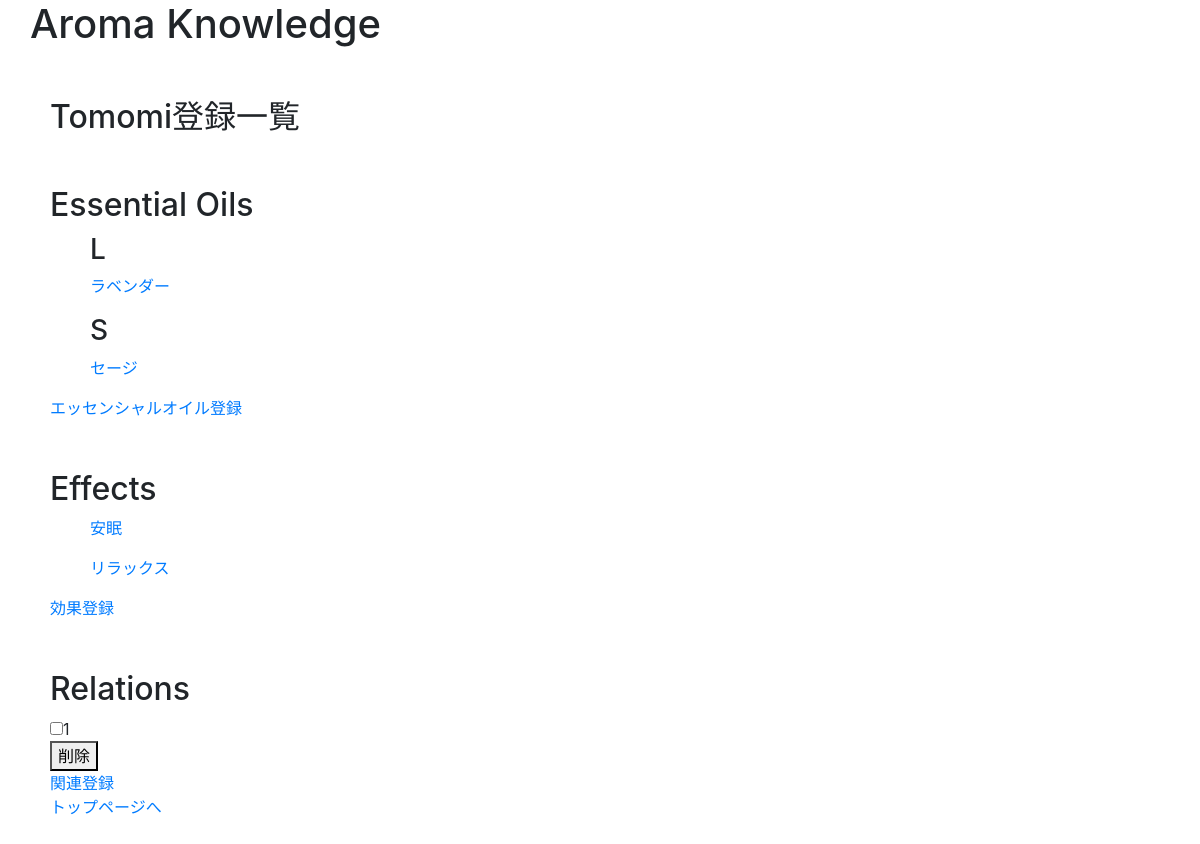
The page /register_list.php (signed in) on the database as committed earlier.
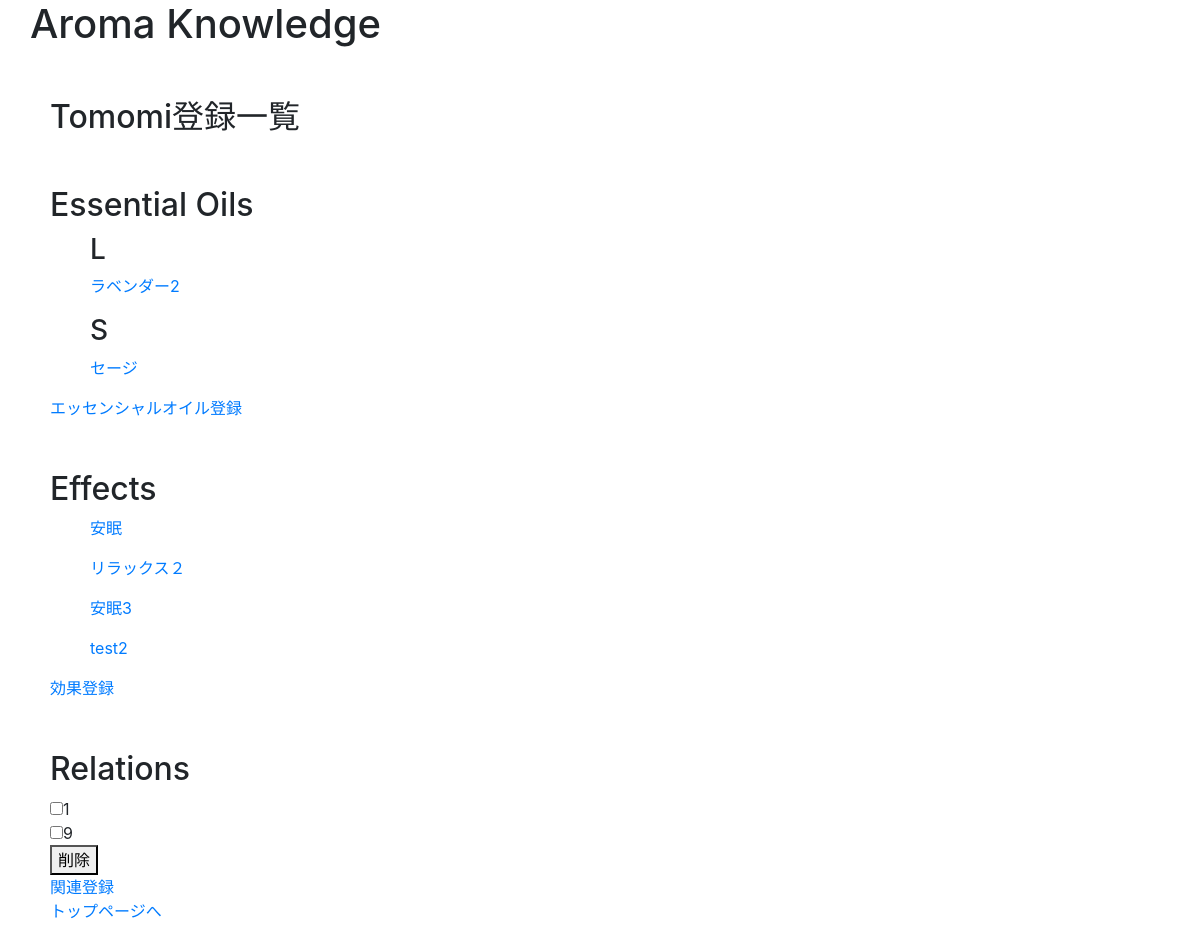
The same page on the database as committed later.
### tables this page shows
CREATE TABLE `essential_oils` (
  `id` int(11) NOT NULL AUTO_INCREMENT,
  `name` varchar(255) NOT NULL,
  `scientific_name` varchar(255) NOT NULL,
  `plant_name` varchar(255) NOT NULL,
  `extraction` varchar(255) NOT NULL,
  `aroma` varchar(255) NOT NULL,
  `caution` varchar(255) NOT NULL,
  `english_name` varchar(255) NOT NULL,
  `user_id` int(11) NOT NULL,
  `image` varchar(255) NOT NULL,
  `created_at` timestamp NOT NULL DEFAULT CURRENT_TIMESTAMP,
  PRIMARY KEY (`id`),
  KEY `user_id` (`user_id`),
  CONSTRAINT `essential_oils_ibfk_1` FOREIGN KEY (`user_id`) REFERENCES `users` (`id`) ON DELETE CASCADE ON UPDATE CASCADE
);

CREATE TABLE `effects` (
  `id` int(11) NOT NULL AUTO_INCREMENT,
  `effect` varchar(255) NOT NULL,
  `content` varchar(255) NOT NULL,
  `caution` varchar(255) NOT NULL,
  `user_id` int(11) NOT NULL,
  `created_at` timestamp NOT NULL DEFAULT CURRENT_TIMESTAMP,
  PRIMARY KEY (`id`),
  KEY `user_id` (`user_id`),
  CONSTRAINT `effects_ibfk_1` FOREIGN KEY (`user_id`) REFERENCES `users` (`id`) ON DELETE CASCADE ON UPDATE CASCADE
);

CREATE TABLE `relations` (
  `id` int(11) NOT NULL AUTO_INCREMENT,
  `oil_id` int(11) NOT NULL,
  `effect_id` int(11) NOT NULL,
  `howto` varchar(255) NOT NULL,
  `content` varchar(255) NOT NULL,
  `caution` varchar(255) NOT NULL,
  `user_id` int(11) NOT NULL,
  `created_at` timestamp NOT NULL DEFAULT CURRENT_TIMESTAMP,
  PRIMARY KEY (`id`),
  KEY `oil_id` (`oil_id`),
  KEY `effect_id` (`effect_id`),
  KEY `user_id` (`user_id`),
  CONSTRAINT `relations_ibfk_1` FOREIGN KEY (`oil_id`) REFERENCES `essential_oils` (`id`) ON DELETE CASCADE ON UPDATE CASCADE,
  CONSTRAINT `relations_ibfk_2` FOREIGN KEY (`effect_id`) REFERENCES `effects` (`id`) ON DELETE CASCADE ON UPDATE CASCADE,
  CONSTRAINT `relations_ibfk_3` FOREIGN KEY (`user_id`) REFERENCES `users` (`id`) ON DELETE CASCADE ON UPDATE CASCADE
);

### register_list.php (called while the page is built, shortened)
<?php
    require_once 'DAOs/EffectDAO.php';
    require_once 'DAOs/OilDAO.php';
    require_once 'DAOs/RelationDAO.php';
    $login_user = $_SESSION['login_user'];
    $user_id = $login_user->id;
    $oils = OilDAO::get_all_oils_by_user_id($user_id);
    $effects = EffectDAO::get_all_effects_by_user_id($user_id);
    $relations = RelationDAO::get_all_relations_by_user_id($user_id);
    $OilByRelations = OilDAO::get_all_oils_by_user_id_for_relations($user_id);
    $EffectByRelations = EffectDAO::get_all_effects_by_user_id_for_relations($user_id);
    include_once 'views/register_list_view.php';

### DAOs/OilDAO.php (called while the page is built, shortened)
<?php
    class OilDAO extends DAO{
        public static function get_oil($id){
             try{
                $pdo = self::get_connection();
                $stmt = $pdo->prepare('SELECT * FROM essential_oils WHERE id=:id');
                $stmt->bindValue(':id', $id, PDO::PARAM_INT);
                $stmt->execute();
                $stmt->setFetchMode(PDO::FETCH_CLASS|PDO::FETCH_PROPS_LATE, 'Oil');
                $oil = $stmt->fetch();
            }catch(PDOException $e){
            }finally{
                self::close_connection($pdo, $stmt);
            }
            return $oil;
        }
        public static function get_all_oils_by_user_id($user_id){
            try {
                $pdo = self::get_connection();
                $stmt = $pdo->prepare('SELECT * FROM essential_oils WHERE user_id = :user_id');
                $stmt->bindParam(':user_id', $user_id, PDO::PARAM_INT);
                $stmt->execute();
                $stmt->setFetchMode(PDO::FETCH_CLASS|PDO::FETCH_PROPS_LATE, 'Oil');
                $oils = $stmt->fetchAll();
                return $oils;
            } catch (PDOException $e) {
                self::close_connection($pdo, $stmt);
            }
        }
        public static function get_all_oils_by_user_id_for_relations($user_id){
            try {
                $pdo = self::get_connection();
                $stmt = $pdo->prepare('SELECT * FROM relations WHERE user_id = :user_id');
                $stmt->bindParam(':user_id', $user_id, PDO::PARAM_INT);
                $stmt->execute();
                $stmt->setFetchMode(PDO::FETCH_CLASS|PDO::FETCH_PROPS_LATE, 'Relation');
                $relations = $stmt->fetchAll();
                $oils = array();
                foreach($relations as $relation){
                    $oil = self::get_oil($relation->oil_id);
                    $oils[] = $oil;
                }
            } catch (PDOException $e) {
                self::close_connection($pdo, $stmt);
            }
            return $oils;
        }
    }

### DAOs/EffectDAO.php (called while the page is built, shortened)
<?php
    class EffectDAO extends DAO{
        public static function get_effect($id){
             try{
                $pdo = self::get_connection();
                $stmt = $pdo->prepare('SELECT * FROM effects WHERE id=:id');
                $stmt->bindValue(':id', $id, PDO::PARAM_INT);
                $stmt->execute();
                $stmt->setFetchMode(PDO::FETCH_CLASS|PDO::FETCH_PROPS_LATE, 'Effect');
                $effect = $stmt->fetch();
            }catch(PDOException $e){
            }finally{
                self::close_connection($pdo, $stmt);
            }
            return $effect;
        }
        public static function get_all_effects_by_user_id($user_id){
        try {
            $pdo = self::get_connection();
            $stmt = $pdo->prepare('SELECT * FROM effects WHERE user_id = :user_id');
            $stmt->bindParam(':user_id', $user_id, PDO::PARAM_INT);
            $stmt->execute();
            $stmt->setFetchMode(PDO::FETCH_CLASS|PDO::FETCH_PROPS_LATE, 'Effect');
            $effects = $stmt->fetchAll();
            return $effects;
        } catch (PDOException $e) {
            return null;
        }
    }
        public static function get_all_effects_by_user_id_for_relations($user_id){
        try {
            $pdo = self::get_connection();
            $stmt = $pdo->prepare('SELECT * FROM relations WHERE user_id = :user_id');
            $stmt->bindParam(':user_id', $user_id, PDO::PARAM_INT);
            $stmt->execute();
            $stmt->setFetchMode(PDO::FETCH_CLASS|PDO::FETCH_PROPS_LATE, 'Relation');
            $relations = $stmt->fetchAll();
            $effects = array();
            foreach($relations as $relation){
                $effect = self::get_effect($relation->effect_id);
                $effects[] = $effect;
            }
        } catch (PDOException $e) {
            self::close_connection($pdo, $stmt);
        }
        return $effects;
    }
    }

### DAOs/RelationDAO.php (called while the page is built, shortened)
<?php
    class RelationDAO extends DAO{
        public static function get_all_relations_by_user_id($user_id){
            try{
                $pdo = self::get_connection();
                $stmt = $pdo->prepare('SELECT * FROM relations WHERE user_id=:user_id');
                $stmt->bindValue(':user_id', $user_id, PDO::PARAM_INT);
                $stmt->execute();
                $stmt->setFetchMode(PDO::FETCH_CLASS|PDO::FETCH_PROPS_LATE, 'Relation');
                $relations = $stmt->fetchAll();
                return $relations;
            }catch(PDOException $e){
                return null;
            }
        }
    }

### views/register_list_view.php (the view, shortened to what the changed rows need)
<!DOCTYPE html>
<html lag="ja">
    <head>
        <link rel="stylesheet" href="https://stackpath.bootstrapcdn.com/bootstrap/4.3.1/css/bootstrap.min.css">
        <link rel="stylesheet" href="css/style.css">
    </head>
    <body>
        <h1>Aroma Knowledge</h1>
        <div class="main">
        <h2><?= $login_user->name ?>登録一覧</h2>
        </div>
        <div class="essential_oils">
            <h2>Essential Oils</h2>
            <?php foreach($oils as $oil): ?>
            <ul>
                <?php $letter = strtoupper(substr($oil->english_name, 0,1)); ?>
                <h3><?= $letter ?></h3>
                <li><a href="oil_detail_for_user.php?id=<?= $oil->id ?>"><?= $oil->name ?></a></li>
            </ul>
            <?php endforeach; ?>
            <p1><a href="oil_register.php">エッセンシャルオイル登録</a></p1><br>
        </div>
        <div class="effects">
            <h2>Effects</h2>
            <?php foreach($effects as $effect): ?>
            <ul>
                <li><a href="effect_detail_for_user.php?id=<?= $effect->id ?>"><?= $effect->effect ?></a></li>
            </ul>
            <?php endforeach; ?>
            <p1><a href="effect_register.php">効果登録</a></p1><br>
        </div>
        <div class="relations">
            <h2>Relations</h2>
            <form action="relation_delete.php" method="POST" enctype="multipart/form-data">
                <?php foreach($relations as $relation): ?>
                <input type="checkbox" name="relation" value="<?= $relation->id ?>"><?= $relation->id ?><br>
                <?php endforeach; ?>
                <button type="submit">削除</button>
            </form>
            <p1><a href="relation_register.php">関連登録</a></p1><br>
            <p1><a href="mypage_top.php">トップページへ</a></p1><br>
        </div>
    </body>
</html>

Rows that differ between the two databases and show on the page:
changed essential_oils: name "ラベンダー" → "ラベンダー2"
changed effects: effect "リラックス" → "リラックス２"
added effects: effect "安眠3"
added effects: effect "test2"
added relations: id "9"
